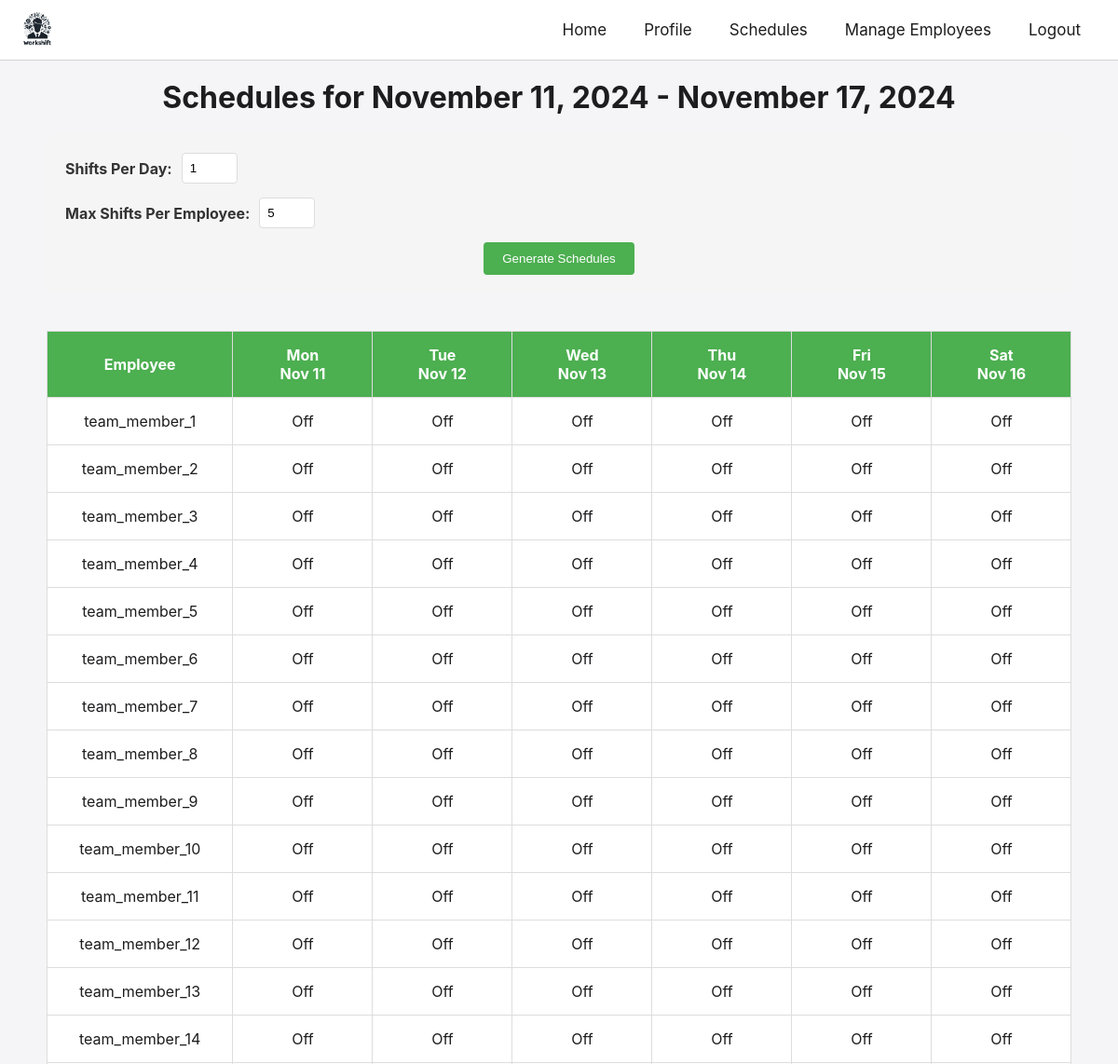
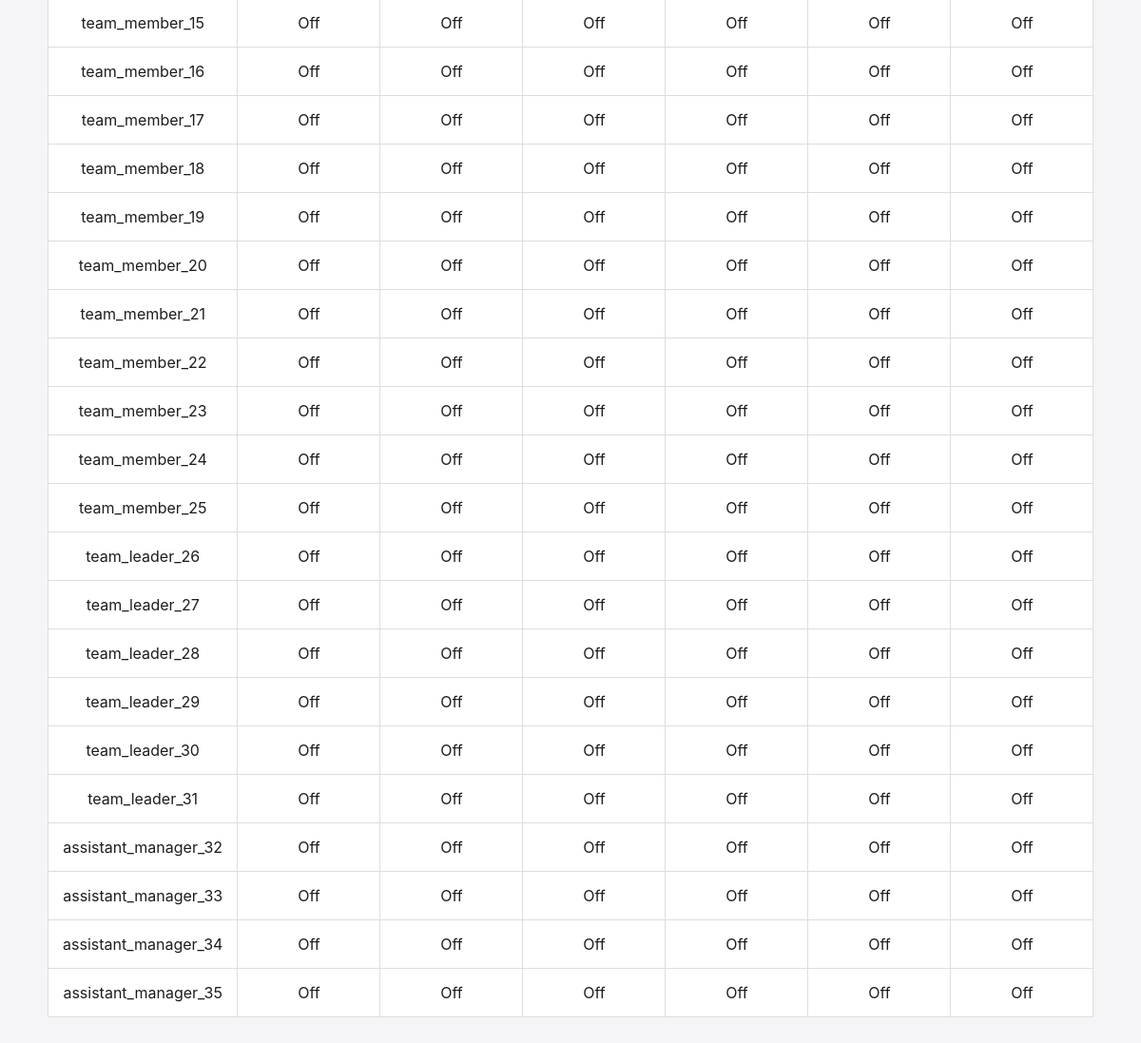
Page /view_schedules (signed in) on the committed database (2 pictures, top to bottom).
### classes/user.py (models this page shows, shortened)
class User(db.Model):
    __tablename__ = 'users'
    username = db.Column(db.String(80), primary_key=True)
    password_hash = db.Column(db.String(128), nullable=False)
    first_name = db.Column(db.String(80))
    last_name = db.Column(db.String(80))
    email = db.Column(db.String(120))
    phone = db.Column(db.String(20))
    address = db.Column(db.String(200))
    sick_hours = db.Column(db.Float, default=0)
    pto_hours = db.Column(db.Float, default=0)
    hourly_rate = db.Column(db.Float)
    job_assignment = db.Column(db.String(80))
    hire_date = db.Column(db.String(20))
    role = db.Column(db.String(20), default='employee')
    schedules = db.relationship('Schedule', backref='user', lazy=True)

### app.py (the view, shortened to what this page needs)
@app.route('/view_schedules', methods=['GET', 'POST'])
@login_required
def view_schedules():
    username = session['username']
    user = User.query.filter_by(username=username).first()
    role = user.role
    week_dates = get_week_dates()
    current_week = f"{week_dates[0].strftime('%B %d, %Y')} - {week_dates[-1].strftime('%B %d, %Y')}"
    if role == 'admin':
        if request.method == 'POST':
            employees = User.query.filter(User.role != 'admin').all()
            if not employees:
                flash('Cannot generate schedules because there are no employees.', 'error')
                return redirect(url_for('view_schedules'))
            if request.form['action'] == 'generate':
                shifts_per_day = int(request.form.get('shifts_per_day', 1))
                max_shifts = int(request.form.get('max_shifts', 5))
                success = generate_shifts(shifts_per_day=shifts_per_day, max_shifts_per_employee=max_shifts)
            if success:
                flash('Schedules generated successfully.', 'success')
                return redirect(url_for('view_schedules'))
            else:
                flash('No feasible schedule found.', 'error')
                return redirect(url_for('view_schedules'))
        else:
            employees = User.query.filter(User.role != 'admin').all()
            schedules = {}
            for employee in employees:
                employee_schedule = Schedule.query.filter_by(username=employee.username).filter(
                    Schedule.date.in_([d.strftime('%Y-%m-%d') for d in week_dates])).all()
                date_to_shift = {s.date: s for s in employee_schedule}
                schedules[employee.username] = date_to_shift
            return render_template('admin_view_schedules.html', schedules=schedules, week_dates=week_dates,
                                   users=employees, role=role, current_week=current_week)

### core/utils.py (called while the page is built)
def get_week_dates():
    today = datetime.date.today()
    days_until_monday = (7 - today.weekday()) % 7
    start_day = today + datetime.timedelta(days=days_until_monday)
    week_dates = [start_day + datetime.timedelta(days=i) for i in range(7)]
    return week_dates

### templates/admin_view_schedules.html (shortened to what this page needs)
<!DOCTYPE html>
<html lang="en">
<head>
    <link rel="stylesheet" href="{{ url_for('static', filename='styles.css') }}">
</head>
<body class="admin-schedule-view">
    {% include 'navbar.html' %}
    <div class="content-container">
        <h1>Schedules for {{ current_week }}</h1>
    <form method="POST" class="generate-schedule-form">
        <div class="form-group">
            <label for="shifts_per_day" class="schedule-label">Shifts Per Day:</label>
            <input type="number" class="schedule-input" id="shifts_per_day"
                   name="shifts_per_day" value="1" min="1" max="3">
        </div>
        <div class="form-group">
            <label for="max_shifts" class="schedule-label">Max Shifts Per Employee:</label>
            <input type="number" class="schedule-input" id="max_shifts"
                   name="max_shifts" value="5" min="1" max="7">
        </div>
        <button type="submit" name="action" value="generate"
                class="schedule-btn">Generate Schedules</button>
    </form>
        <div class="admin-schedule-table">
            <table>
                <thead>
                    <tr>
                        <th>Employee</th>
                        {% for date in week_dates %}
                        <th>{{ date.strftime('%a<br>%b %d')|safe }}</th>
                        {% endfor %}
                    </tr>
                </thead>
                <tbody>
                    {% for user, schedule in schedules.items() %}
                    <tr>
                        <td>{{ user }}</td>
                        {% for date in week_dates %}
                        <td class="shift-cell"
                            onclick="window.editShift(this)"
                            data-username="{{ user }}"
                            data-date="{{ date.strftime('%Y-%m-%d') }}"
                            data-start="{{ schedule[date.strftime('%Y-%m-%d')].start_time if date.strftime('%Y-%m-%d') in schedule else '' }}"
                            data-end="{{ schedule[date.strftime('%Y-%m-%d')].end_time if date.strftime('%Y-%m-%d') in schedule else '' }}">
                            {% if date.strftime('%Y-%m-%d') in schedule %}
                                {{ schedule[date.strftime('%Y-%m-%d')].start_time|datetimeformat }} -
                                {{ schedule[date.strftime('%Y-%m-%d')].end_time|datetimeformat }}
                            {% else %}
                                Off
                            {% endif %}
                        </td>
                        {% endfor %}
                    </tr>
                    {% endfor %}
                </tbody>
            </table>
        </div>
    </div>
</body>
</html>

### templates/navbar.html (shortened to what this page needs)
<nav>
    <div class="nav-container">
        <div class="nav-logo">
            <a href="/home">
                <img src="{{ url_for('static', filename='logo.png') }}" alt="Logo">
            </a>
        </div>
        <ul class="nav-links">
            <li><a href="/home">Home</a></li>
            <li><a href="/profile">Profile</a></li>
            <li><a href="/view_schedules">Schedules</a></li>
            {% if role == 'admin' %}
                <li><a href="/manage_employees">Manage Employees</a></li>
            {% endif %}
            <li><a href="/logout">Logout</a></li>
        </ul>
    </div>
</nav>

### static/styles.css (style rules this page uses)
*, *::before, *::after { box-sizing: border-box; }
body { margin: 0; font-family: -apple-system, BlinkMacSystemFont, 'Segoe UI', Roboto, Oxygen, Ubuntu, Cantarell, 'Open Sans', 'Helvetica Neue', sans-serif; color: #1d1d1f; background-color: #f5f5f7; }
a { text-decoration: none; color: inherit; }
ul { list-style-type: none; margin: 0; padding: 0; }
nav { background-color: rgba(255, 255, 255, 0.95); backdrop-filter: saturate(180%) blur(20px); position: sticky; top: 0; z-index: 1000; border-bottom: 1px solid #d2d2d7; }
.nav-container { display: flex; align-items: center; justify-content: space-between; padding: 0 20px; position: relative; }
.nav-logo { display: flex; align-items: center; }
.nav-logo img { height: 60px; width: auto; margin: 0; padding: 10px 0; }
.nav-links { list-style-type: none; margin: 0; padding: 0; display: flex; align-items: center; }
.nav-links li { margin: 0 20px; }
.nav-links li a { display: block; color: #1d1d1f; font-size: 17px; padding: 20px 0; }
.content-container { width: 80%; margin: 0 auto; padding: 20px; background-color: white; }
.content-container h1 { text-align: center; margin-top: 0; margin-bottom: 20px; }
table { width: 100%; border-collapse: collapse; margin: 20px 0; }
table thead { background-color: #f5f5f7; }
table th, table td { padding: 12px 15px; border: 1px solid #d2d2d7; text-align: left; }
table th { font-weight: bold; }
table tbody tr:nth-child(even) { background-color: #f9f9f9; }
.admin-schedule-table { width: 100%; overflow-x: auto; margin-top: 20px; }
.admin-schedule-table table { width: 100%; border-collapse: collapse; min-width: 1000px; }
.admin-schedule-table th, .admin-schedule-table td { padding: 15px; text-align: center; border: 1px solid #ddd; }
.admin-schedule-table th { background-color: #4CAF50; color: white; font-weight: bold; }
.admin-schedule-table td { background-color: white; min-width: 150px; }
.generate-schedule-form { margin: 20px 0; text-align: center; }
.generate-schedule-form { margin: 20px 0; padding: 20px; background-color: #f5f5f5; border-radius: 5px; }
.form-group { margin-bottom: 15px; display: flex; align-items: center; }
.schedule-label { margin-right: 10px; color: #333; font-weight: bold; }
.schedule-input { padding: 8px; border: 1px solid #ddd; border-radius: 4px; width: 60px; background-color: white; }
.schedule-btn { background-color: #4CAF50; color: white; padding: 10px 20px; border: none; border-radius: 4px; cursor: pointer; }
.admin-schedule-view .content-container { width: 95%; max-width: 1400px; background-color: transparent; }
.shift-cell { cursor: pointer; }

### rows in the picture
User: username "team_member_1"
User: username "team_member_2"
User: username "team_member_3"
User: username "team_member_4"
User: username "team_member_5"
User: username "team_member_6"
User: username "team_member_7"
User: username "team_member_8"
User: username "team_member_9"
User: username "team_member_10"
User: username "team_member_11"
User: username "team_member_12"
User: username "team_member_13"
User: username "team_member_14"
User: username "team_member_15"
User: username "team_member_16"
User: username "team_member_17"
User: username "team_member_18"
User: username "team_member_19"
User: username "team_member_20"
User: username "team_member_21"
User: username "team_member_22"
User: username "team_member_23"
User: username "team_member_24"
User: username "team_member_25"
User: username "team_leader_26"
User: username "team_leader_27"
User: username "team_leader_28"
User: username "team_leader_29"
User: username "team_leader_30"
User: username "team_leader_31"
User: username "assistant_manager_32"
User: username "assistant_manager_33"
User: username "assistant_manager_34"
User: username "assistant_manager_35"

### other values in the picture
{{ current_week }} "November 11, 2024 - November 17, 2024"
{{ date.strftime('%a<br>%b %d')|safe }} "Mon Nov 11" "Tue Nov 12" "Wed Nov 13" "Thu Nov 14" "Fri Nov 15" "Sat Nov 16"
